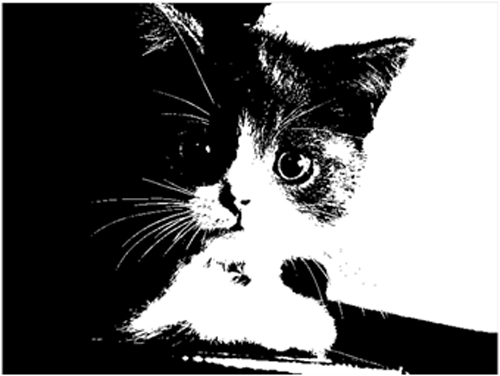
#> input picture tugas 9/biner.jpeg, 500 x 376 px
$ python Houghtransformline.py
#> lines starting #> are read from the running program, lines starting #| are printed output that depends on the picture; after the words box and inside, x2 and y2 are one past the last pixel; in counts of white or black regions, pixels touching at a corner belong together
import cv2
import numpy as np

# Baca citra
image = cv2.imread('biner.jpeg')
#> image is the input picture: shape (376, 500, 3); min 0, max 255, mean 111.1
gray = cv2.cvtColor(image, cv2.COLOR_BGR2GRAY)

# Lakukan deteksi tepi menggunakan Canny
edges = cv2.Canny(gray, 50, 150, apertureSize=3)
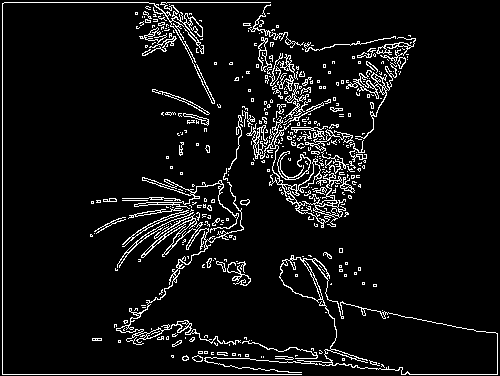
#> edges: shape (376, 500); 6.8% white in thin lines or dots

# Lakukan Probabilistic Hough Line Transform
lines = cv2.HoughLinesP(edges, 1, np.pi / 180, threshold=50, minLineLength=50, maxLineGap=10)
#> lines = 94 rows, first 6: [2, 374, 2, 3], [3, 374, 301, 374], [161, 2, 270, 2], [121, 332, 177, 276], [320, 298, 478, 331], [138, 261, 206, 199]

# Gambar garis yang terdeteksi pada citra
for line in lines:
    x1, y1, x2, y2 = line[0]
    cv2.line(image, (x1, y1), (x2, y2), (0, 0, 255), 2)
#> this loop made 94 passes
#> (x1, y1, x2, y2) on passes 1 to 12: (2, 374, 2, 3), (3, 374, 301, 374), (161, 2, 270, 2), (121, 332, 177, 276), (320, 298, 478, 331), (138, 261, 206, 199), (171, 355, 237, 358), (125, 252, 196, 202), (242, 107, 348, 213), (163, 256, 230, 189), (347, 88, 415, 39), (157, 299, 202, 224)
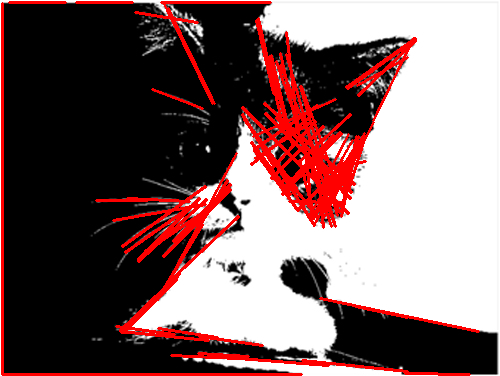
#> image: shape (376, 500, 3); 10.09% of pixels changed, all inside (x1, y1, x2, y2) = (1, 1, 480, 376)

# Tampilkan citra asli dan hasil deteksi garis
cv2.imshow('Citra Asli', image)
cv2.waitKey(0)
cv2.destroyAllWindows()
